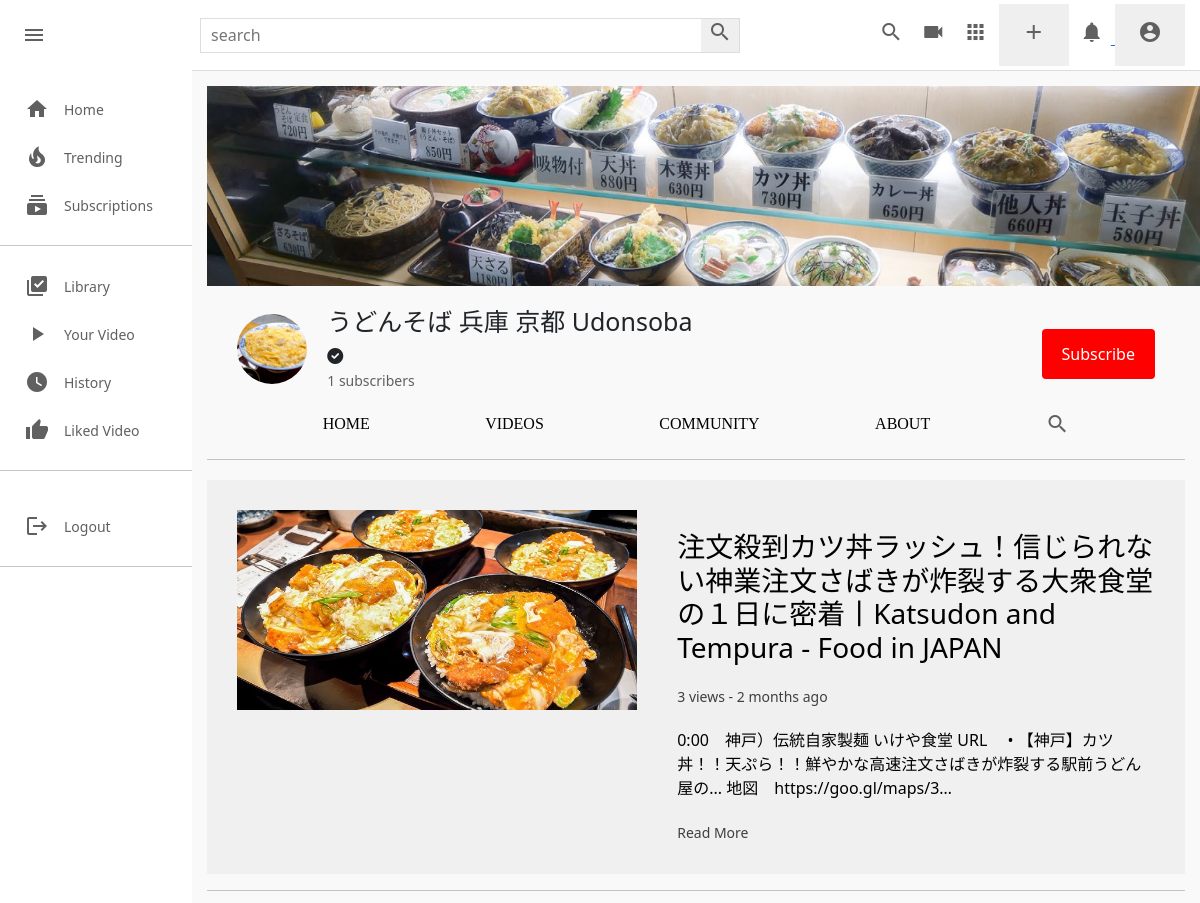
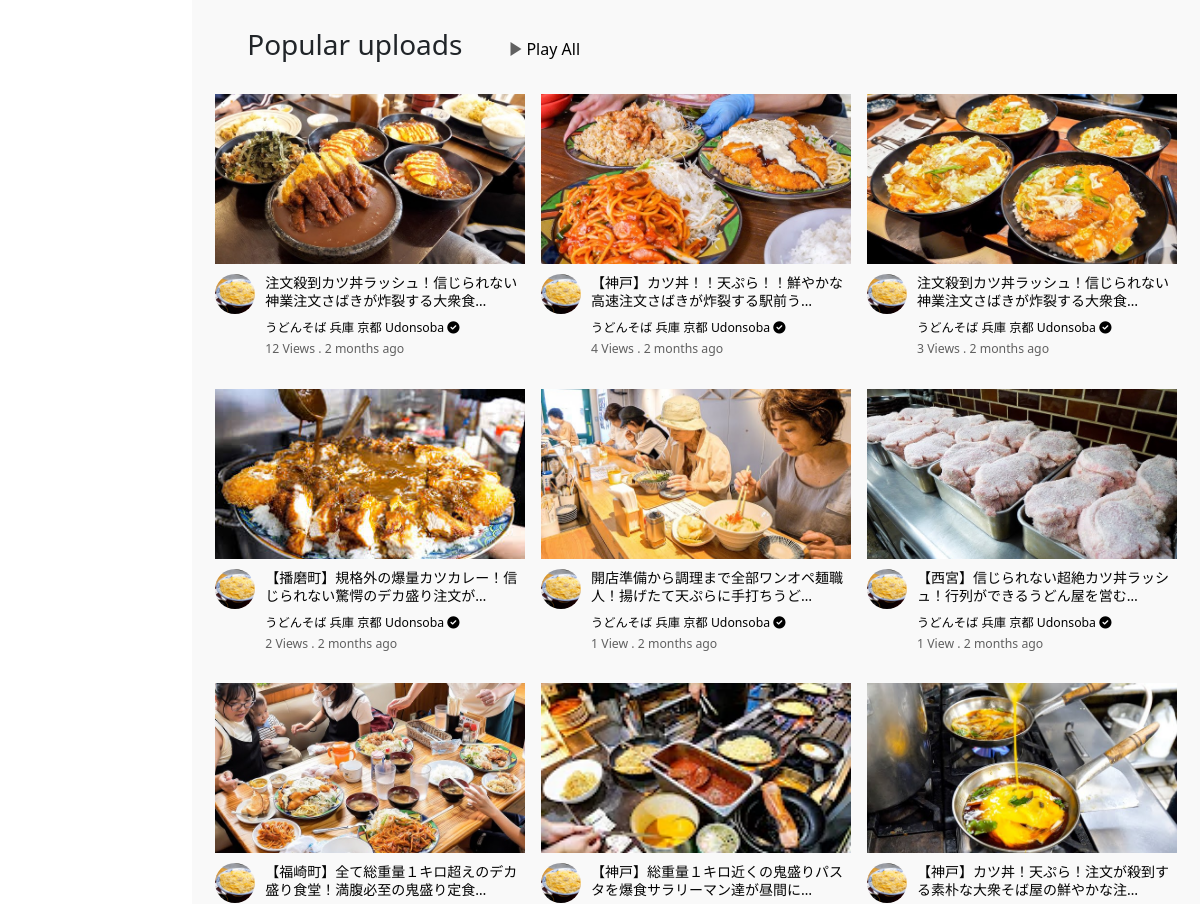
Before: /c/18/ (signed in, upper part) with the older database file (2 pictures, top to bottom).
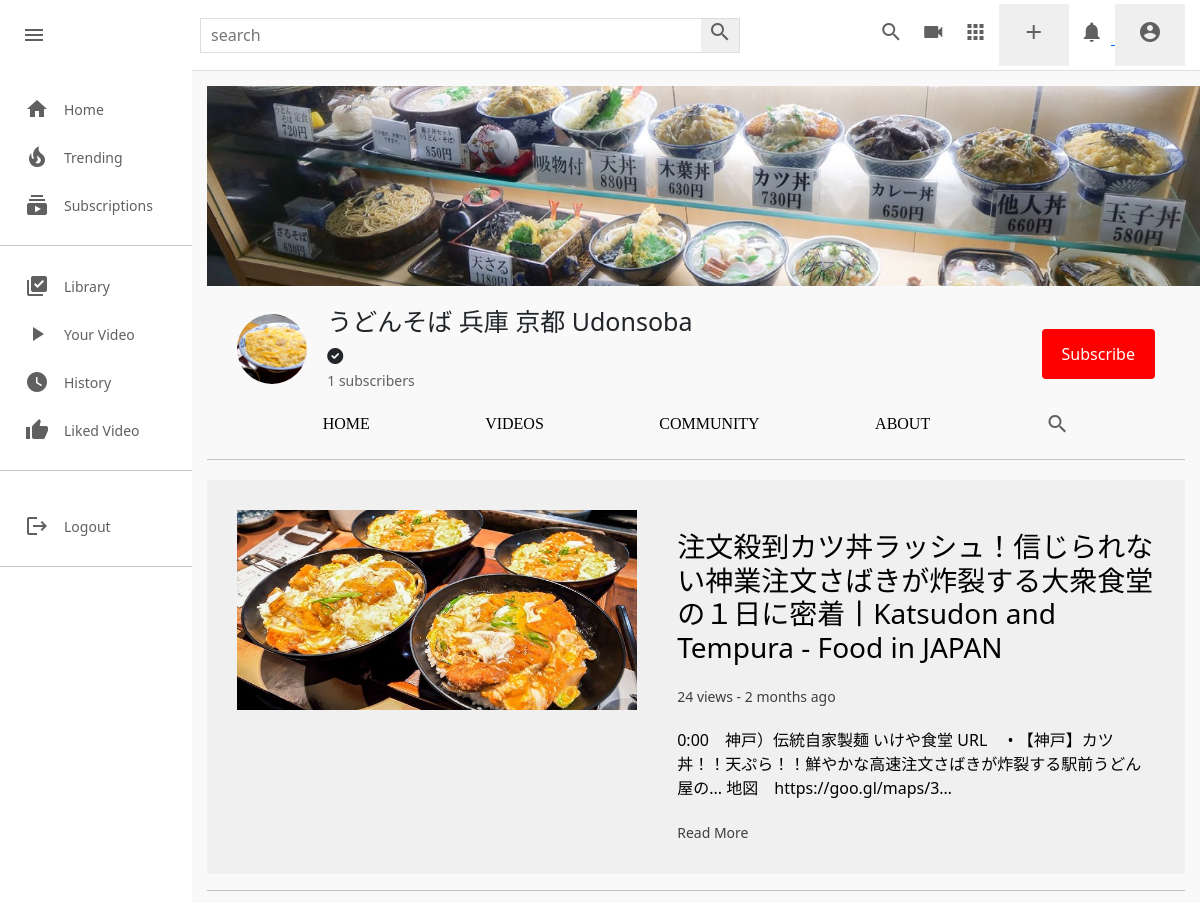
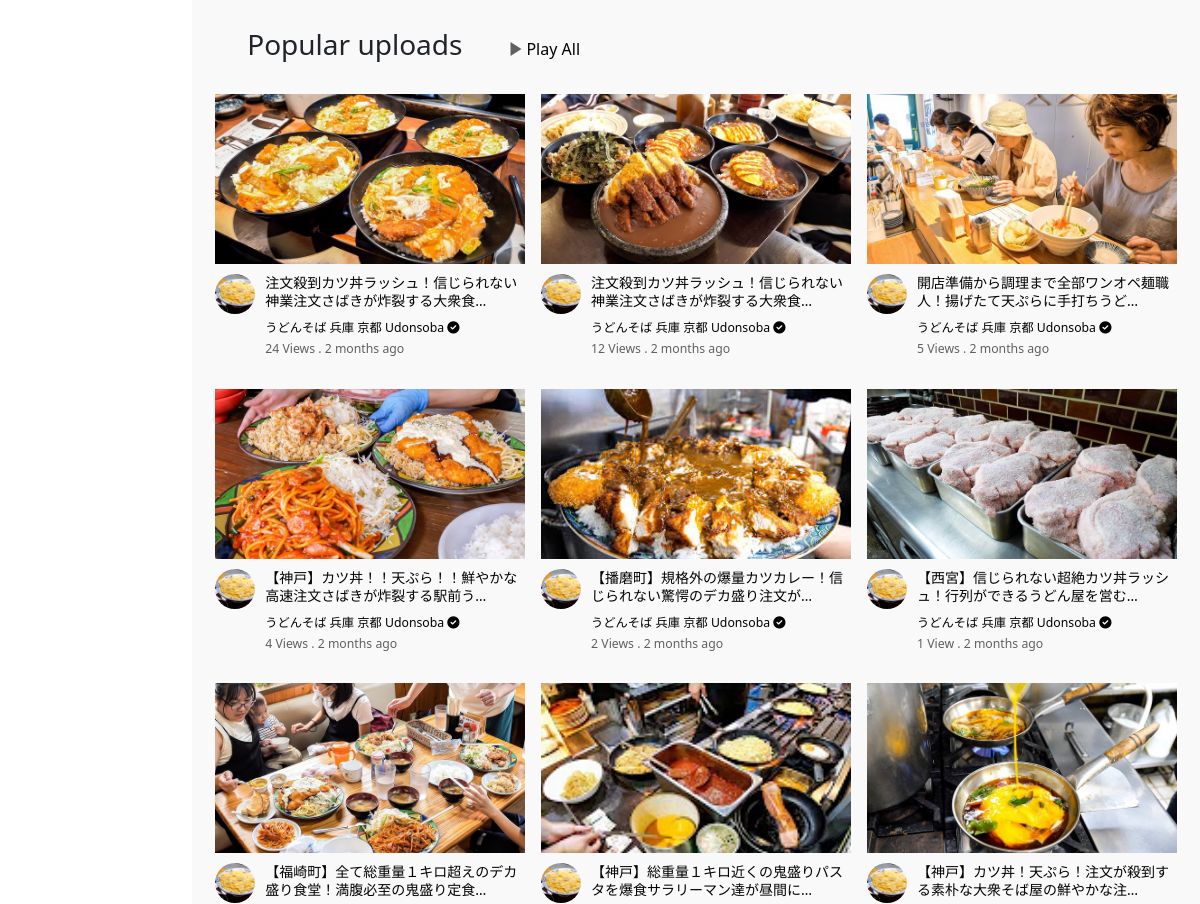
After: the same page with the newer database file (2 pictures, top to bottom).
### core/models.py (models this page shows, shortened)
class Video(models.Model):
    video=models.FileField(upload_to=user_derectory_path)
    image=models.ImageField(upload_to=user_derectory_path,null=True,blank=True)
    title=models.CharField(max_length=100)
    description=models.TextField(max_length=4000,null=True,blank=True)
    tags=TaggableManager(blank=True)
    date=models.DateTimeField(auto_now_add=True)
    visibility=models.CharField(choices=VISIBILITY,max_length=100,default='public')
    user=models.ForeignKey(User,on_delete=models.SET_NULL,null=True)
    views=models.PositiveIntegerField(default=0)
    likes=models.ManyToManyField(User,blank=True,related_name='likes')
    featured=models.BooleanField(default=False)

### channel/models.py (models this page shows, shortened)
class Channel(models.Model):
    channel_art=models.ImageField(upload_to=user_derectory_path,default='images/channel-art.jpg')
    image=models.ImageField(upload_to=user_derectory_path,default='images/user-image.png')
    full_name=models.CharField(max_length=100)
    channel_name=models.CharField(max_length=100)
    description=models.TextField(null=True,blank=True)
    keyword=TaggableManager(blank=True)
    date=models.DateTimeField(auto_now_add=True)
    status=models.CharField(choices=STATUS,max_length=100,default='Active')
    user=models.OneToOneField(User,on_delete=models.SET_NULL,null=True,related_name="channel")
    subscribers=models.ManyToManyField(User,related_name="user_subs",blank=True)
    verified=models.BooleanField(default=False)
    total_view=models.PositiveIntegerField(default=0)
    business_email=models.EmailField(null=True,blank=True)
    make_business_email_public=models.BooleanField(default=False)
    business_location=models.CharField(null=True,blank=True,max_length=100)
    make_business_location_public=models.BooleanField(default=False)
    website=models.URLField(default='https://www.udemy.com/home')
    instagram=models.URLField(default='https://www.udemy.com/home')
    facebook=models.URLField(default='https://www.udemy.com/home')
    twitter=models.URLField(default='https://www.udemy.com/home')

### channel/views.py (the view)
# urls.py: path("<channel_name>/",views.channel_profile,name='channel-profile'),
@login_required
def channel_profile(request,channel_name):
    channel = get_object_or_404(Channel,id=channel_name)
    videos=Video.objects.filter(user=channel.user,visibility='public').order_by('-views')
    try:
        video_featured=Video.objects.get(featured=True,user=channel.user.id)
    except:
        video_featured = None
    context={
        'channel': channel,
        'videos': videos,
        'video_featured': video_featured,
    }
    return render(request,'channel/channel.html',context)

### templates/channel/channel.html (shortened to what this page needs)
{% extends 'base.html' %}
{% load static %}
{% block style %}
<link rel="stylesheet" href="{% static 'css/style.css' %}" type="text/css">
<link rel="stylesheet" href="{% static 'css/channel.css' %}" type="text/css">
{% endblock style %}
{% block content %}
    <div class="mainBody">
       {% include 'partials/sidebar.html' %}
       <div class="videos">
           {% include 'channel/partials/channel-header.html' %}
           {% if video_featured != None %}
           <div class="channel-intro-video">
               <div class="intro-video">
                   <a href="{% url 'video-detail' video_featured.id %}"><img src="{{video_featured.image.url}}" alt=""></a>
               </div>
               <div class="intro-contents">
                   <h3>{{video_featured.title|truncatechars:100}}</h3>
                   <small class="small">{{video_featured.views}} view{{video_featured.views|pluralize}} - {{video_featured.date|timesince}} ago</small>
                   <p>{{ video_featured.description|truncatechars:100 }}</p>
                   <small>Read More</small>
               </div>
           </div>
           {% endif %}
           <hr>
           <br>
           <div class="popular-video flex">
               <h3>Popular uploads</h3>
               <div class="flex play-all">
                   <i class="material-icons">play_arrow</i>
                   <a href="">Play All</a>
               </div>
           </div>
           <br>
           <div class="video-container">
               {% for v in videos %}
               <div class="video">
                   <div class="video-thumbnail">
                       {% if v.image %}
                       <a href="{% url 'video-detail' v.id %}"><img src="{{v.image.url}}" alt=""></a>
                       {% else %}
                       <a href=""><img src="https://encrypted-tbn0.gstatic.com/images?q=tbn:ANd9GcQrf0lpB42PwkxZCIvkgPjzFbA4SMYVhjyVLDdrC5_OLJEAI4GCqBfknjVqIeqQXvHuX9A&usqp=CAU" alt=""></a>
                       {% endif %}
                   </div>
                   <div class="video-details">
                       <div class="author">
                           {% if v.user.channel.image %}
                           <a href="{% url 'channel-profile' v.user.channel.id %}"><img src="{{ v.user.channel.image.url }}" alt=""></a>
                           {% else %}
                           <a href=""><img src="https://cdn-icons-png.flaticon.com/512/1053/1053244.png?w=360" alt=""></a>
                           {% endif %}
                       </div>
                       <div class="title">
                           <a href="{% url 'video-detail' v.id %}"><h3>{{v.title|truncatechars:34}}</h3></a>
                           <a href="{% url 'channel-profile' v.user.channel.id %}"><small>{{v.user.channel.channel_name}} {% if v.user.channel.verified == True %} <i class="fas fa-check-circle"></i> {% endif %} </small></a>
                           <span><small>{{ v.views }} View{{ v.views|pluralize }} . {{ v.date|timesince }} ago</small></span>
                       </div>
                   </div>
               </div>
               {% endfor %}
           </div>
       </div>
    </div>
{% endblock %}

Changed rows visible on the page:
changed Video "注文殺到カツ丼ラッシュ！信じられない神業注文さばきが炸裂する大衆食堂の１日に密着丨Katsudon and Tempura - Food in JAPAN": views "3" → "24"; moves up the list
changed Video "開店準備から調理まで全部ワンオペ麺職人！揚げたて天ぷらに手打ちうど…": views "1" → "5"; moves up the list
